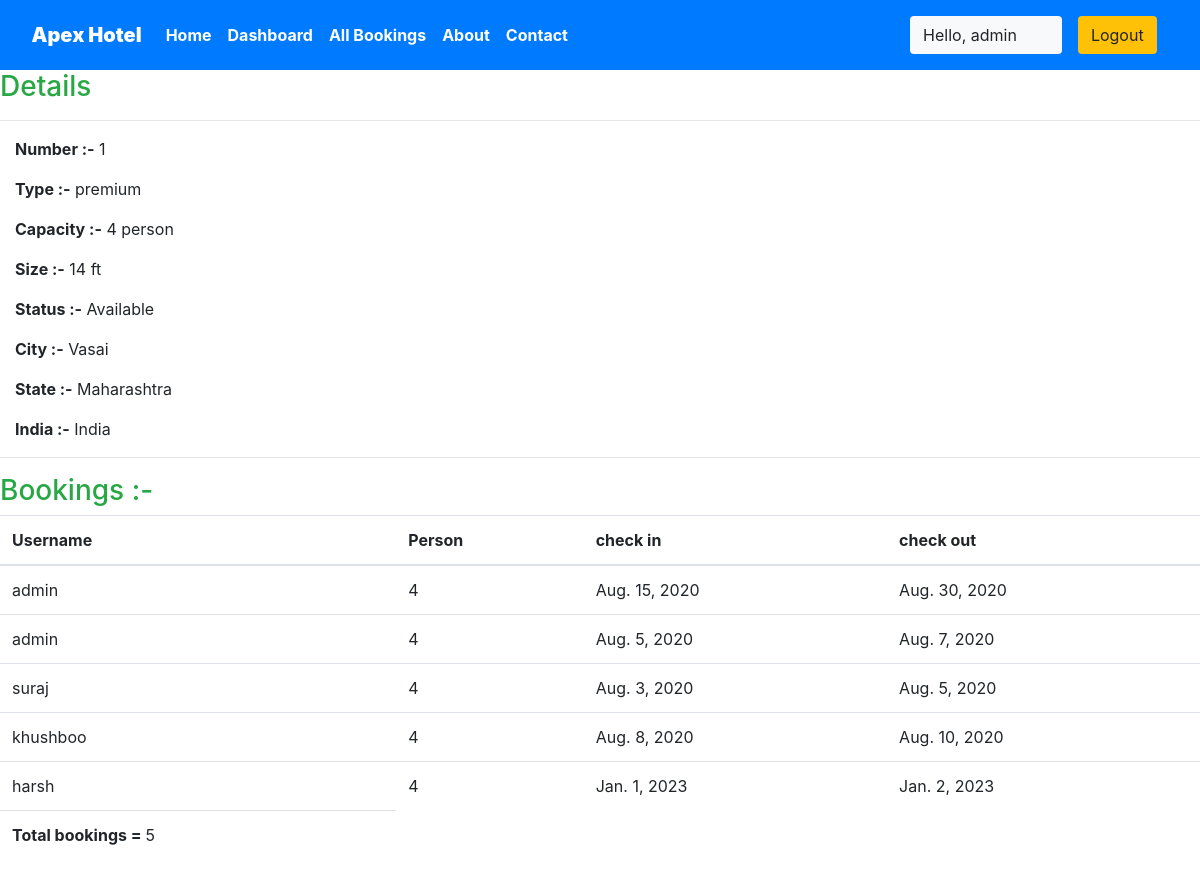
The app's page /staff/panel/view-room?roomid=1 (signed in) with its own data.
### krishna/models.py (models this page shows, shortened)
class Rooms(models.Model):
    ROOM_STATUS = (
    ("1", "available"),
    ("2", "not available"),
    )
    ROOM_TYPE = (
    ("1", "premium"),
    ("2", "deluxe"),
    ("3","basic"),
    )
    room_type = models.CharField(max_length=50,choices = ROOM_TYPE)
    capacity = models.IntegerField()
    price = models.IntegerField()
    size = models.IntegerField()
    hotel = models.ForeignKey(Hotels, on_delete = models.CASCADE)
    status = models.CharField(choices =ROOM_STATUS,max_length = 15)
    roomnumber = models.IntegerField()

class Hotels(models.Model):
    name = models.CharField(max_length=30,default="krishna")
    owner = models.CharField(max_length=20)
    location = models.CharField(max_length=50)
    state = models.CharField(max_length=50,default="maharashtra")
    country = models.CharField(max_length=50,default="india")

class Reservation(models.Model):
    check_in = models.DateField(auto_now =False)
    check_out = models.DateField()
    room = models.ForeignKey(Rooms, on_delete = models.CASCADE)
    guest = models.ForeignKey(User, on_delete= models.CASCADE)
    booking_id = models.CharField(max_length=100,default="null")

### krishna/views.py (the view)
# urls.py: path('staff/panel/view-room', views.view_room),
@login_required(login_url='/staff')
def view_room(request):
    room_id = request.GET['roomid']
    room = Rooms.objects.all().get(id=room_id)
    reservation = Reservation.objects.all().filter(room=room)
    return HttpResponse(render(request,'staff/viewroom.html',{'room':room,'reservations':reservation}))

### templates/staff/viewroom.html
 {% extends 'basic.html' %} {% block title %}View Room {% endblock title %} {% block body %}
<h3 class="text-success"> Details</h3>
<hr>
<div class="container mx-0 ">
    <p><b>Number :-</b> {{room.roomnumber}}</p>
    <p><b>Type :-</b> {{room.get_room_type_display}}</p>
    <p><b>Capacity :-</b> {{room.capacity}} person</p>
    <p><b>Size :-</b> {{room.size}} ft</p>
    <p><b>Status :-</b> {{room.get_status_display| capfirst}} </p>
    <p><b>City :-</b> {{room.hotel.location| capfirst}} </p>
    <p><b>State :-</b> {{room.hotel.state| capfirst}} </p>
    <p><b>India :-</b> {{room.hotel.country| capfirst}} </p>
</div>
<hr> {% if reservations %}
<h3 class="text-success">Bookings :-</h3>
<table class="table">
    <thead>
        <th>Username</th>
        <th>Person</th>
        <th>check in</th>
        <th>check out</th>
    </thead>
    {% for each_detail in reservations %}
    <tr>
        <td>{{each_detail.guest.username}}</td>
        <td>{{each_detail.room.capacity}}</td>
        <td>{{each_detail.check_in}}</td>
        <td>{{each_detail.check_out}}</td>
    </tr>
    {% endfor %}
    <tr>
        <td><b>Total bookings = </b>{{reservations | length}}</td>
    </tr>
</table>
{% else %}
<p>No details found</p>
{% endif %} {% endblock body %}

### templates/basic.html (shortened to what this page needs)
{% load static %}
<!DOCTYPE html>
<!DOCTYPE html>
<html lang="en">
<head>
    <link rel="stylesheet" href="{% static 'css\all.css' %}">
    <link rel="stylesheet" href="{% static 'bootstrap\bootstrap.css' %}">
    <link rel="stylesheet" href="{% static 'css\bootstrap.min.css' %}" >
</head>
<body style="dbackground-image: url('https://source.unsplash.com/random');height: 100%;">
    <div class="container-fluid px-0">
        <nav class="navbar navbar-expand-lg navbar-dark bg-primary font-weight-bold">
            <a class="navbar-brand text-bold bg-black " href="/"><i class="fas fa-hotel text-warning"></i><b>Apex Hotel</b></a>
            <div class="collapse navbar-collapse " id="navbarSupportedContent">
                <ul class="navbar-nav mr-auto ">
                    <li class="nav-item active">
                        <a class="nav-link text-bold " href="/home"> Home</a>
                    </li>
                    {% if user.is_staff %}
                    <li class="nav-item active">
                        <a class="nav-link text-bold" href="/staff/panel">Dashboard </a>
                    </li>
                    {% elif user.is_staff == False and user.is_authenticated %}
                    <li class="nav-item active">
                            <a class="nav-link text-bold" href="/user/bookings">My Bookings </a>
                        </li>
                    {% endif %}
                    {% if user.is_staff %}
                    <li class="nav-item active">
                            <a class="nav-link text-bold" href="/staff/allbookings">All Bookings </a>
                        </li>
                    {% endif %}
                    <li class="nav-item active">
                        <a class="nav-link text-bold" href="/about">About</a>
                    </li>
                    <li class="nav-item active">
                        <a class="nav-link text-bold" href="/contact">Contact </a>
                    </li>
                </ul>
                {% if user.is_authenticated %}
                      <button class="btn btn-group bg-light" data-toggle="modal" data-target="#forlogin">
                       Hello, {{request.user}}
                       <a href="/logout" class="nav-link">
                    <button class="btn btn-group bg-warning" data-toggle="modal" data-target="#forlogin">
                        Logout
                    </button></a>&nbsp; &nbsp;
                    </button>
                {% endif %}
            </div>
        </nav>
    </div>
    {% block body %}
    {% endblock body %}
</body>
</html>

### static/css/all.css (style rules this page uses)
.fa,.fab,.fal,.far,.fas { -moz-osx-font-smoothing:grayscale;-webkit-font-smoothing:antialiased;display:inline-block;font-style:normal;font-variant:normal;text-rendering:auto;line-height:1 }
.fa-hotel:before { content:"\f594" }
.fa,.far,.fas { font-family:"Font Awesome 5 Free" }
.fa,.fas { font-weight:900 }

### templates/basic.html (style rules this page uses)
a { text-decoration: none; }

### records on screen
Rooms: roomnumber "1", room_type "premium", capacity "4", size "14", status "Available", hotel.location "Vasai", hotel.state "Maharashtra", hotel.country "India"
Reservation: guest.username "admin", room.capacity "4", check_in "Aug. 15, 2020", check_out "Aug. 30, 2020"
Reservation: guest.username "admin", room.capacity "4", check_in "Aug. 5, 2020", check_out "Aug. 7, 2020"
Reservation: guest.username "suraj", room.capacity "4", check_in "Aug. 3, 2020", check_out "Aug. 5, 2020"
Reservation: guest.username "khushboo", room.capacity "4", check_in "Aug. 8, 2020", check_out "Aug. 10, 2020"
Reservation: guest.username "harsh", room.capacity "4", check_in "Jan. 1, 2023", check_out "Jan. 2, 2023"

### other values on screen
{{ request.user }} "admin"
{{ reservations | length }} "5"
